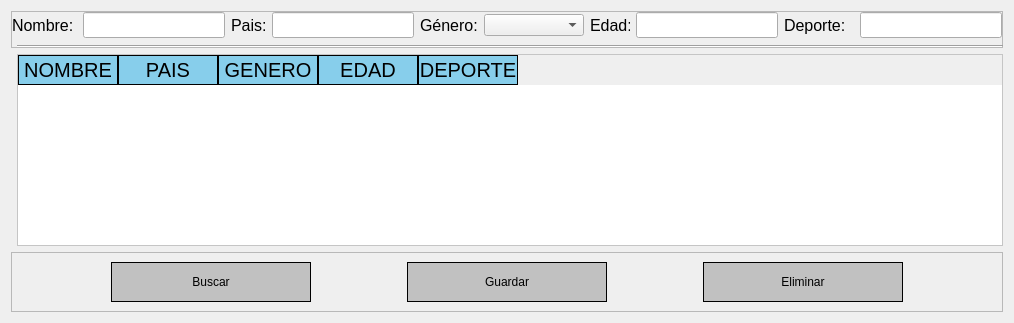
                <widget class="QWidget" name="admin_stacketWidget_page_participante">
                 <layout class="QGridLayout" name="gridLayout_12">
                  <item row="0" column="0" rowspan="2" colspan="2">
                   <widget class="QFrame" name="frame_9">
                    <property name="frameShape">
                     <enum>QFrame::StyledPanel</enum>
                    </property>
                    <property name="frameShadow">
                     <enum>QFrame::Raised</enum>
                    </property>
                    <layout class="QHBoxLayout" name="horizontalLayout_8">
                     <property name="leftMargin">
                      <number>0</number>
                     </property>
                     <property name="topMargin">
                      <number>0</number>
                     </property>
                     <property name="rightMargin">
                      <number>0</number>
                     </property>
                     <property name="bottomMargin">
                      <number>9</number>
                     </property>
                     <item>
                      <widget class="QLabel" name="admin_stacketWidget_label_pageParticipante_nombre">
                       <property name="minimumSize">
                        <size>
                         <width>65</width>
                         <height>0</height>
                        </size>
                       </property>
                       <property name="maximumSize">
                        <size>
                         <width>65</width>
                         <height>16777215</height>
                        </size>
                       </property>
                       <property name="font">
                        <font>
                         <pointsize>12</pointsize>
                        </font>
                       </property>
                       <property name="text">
                        <string>Nombre:</string>
                       </property>
                      </widget>
                     </item>
                     <item>
                      <widget class="QLineEdit" name="admin_stacketWidget_pageParticipante_lineEdit_nombre">
                       <property name="minimumSize">
                        <size>
                         <width>80</width>
                         <height>0</height>
                        </size>
                       </property>
                       <property name="styleSheet">
                        <string notr="true">font-size: 11pt;</string>
                       </property>
                       <property name="text">
                        <string/>
                       </property>
                      </widget>
                     </item>
                     <item>
                      <widget class="QLabel" name="admin_stacketWidget_label_pageParticipante_pais">
                       <property name="maximumSize">
                        <size>
                         <width>35</width>
                         <height>16777215</height>
                        </size>
                       </property>
                       <property name="font">
                        <font>
                         <pointsize>12</pointsize>
                        </font>
                       </property>
                       <property name="text">
                        <string>Pais:</string>
                       </property>
                      </widget>
                     </item>
                     <item>
                      <widget class="QLineEdit" name="admin_stacketWidget_pageParticipante_lineEdit_pais">
                       <property name="minimumSize">
                        <size>
                         <width>80</width>
                         <height>0</height>
                        </size>
                       </property>
                       <property name="styleSheet">
                        <string notr="true">font-size: 11pt;</string>
                       </property>
                       <property name="text">
                        <string/>
                       </property>
                      </widget>
                     </item>
                     <item>
                      <widget class="QLabel" name="admin_stacketWidget_label_pageParticipante_genero">
                       <property name="maximumSize">
                        <size>
                         <width>60</width>
                         <height>16777215</height>
                        </size>
                       </property>
                       <property name="font">
                        <font>
                         <pointsize>12</pointsize>
                        </font>
                       </property>
                       <property name="text">
                        <string>Género:</string>
                       </property>
                      </widget>
                     </item>
                     <item>
                      <widget class="QComboBox" name="admin_stackedWidget_combobox_pageParticipante_genero">
                       <property name="minimumSize">
                        <size>
                         <width>100</width>
                         <height>0</height>
                        </size>
                       </property>
                       <property name="editable">
                        <bool>false</bool>
                       </property>
                       <property name="sizeAdjustPolicy">
                        <enum>QComboBox::AdjustToContents</enum>
                       </property>
                      </widget>
                     </item>
                     <item>
                      <widget class="QLabel" name="admin_stacketWidget_label_pageParticipante_edad">
                       <property name="maximumSize">
                        <size>
                         <width>40</width>
                         <height>16777215</height>
                        </size>
                       </property>
                       <property name="font">
                        <font>
                         <pointsize>12</pointsize>
                        </font>
                       </property>
                       <property name="text">
                        <string>Edad:</string>
                       </property>
                      </widget>
                     </item>
                     <item>
                      <widget class="QLineEdit" name="admin_stacketWidget_pageParticipante_lineEdit_edad">
                       <property name="minimumSize">
                        <size>
                         <width>80</width>
                         <height>0</height>
                        </size>
                       </property>
                       <property name="styleSheet">
                        <string notr="true">font-size: 11pt;</string>
                       </property>
                       <property name="text">
                        <string/>
                       </property>
                      </widget>
                     </item>
                     <item>
                      <widget class="QLabel" name="admin_stacketWidget_label_pageParticipante_deporte">
                       <property name="minimumSize">
                        <size>
                         <width>70</width>
                         <height>0</height>
                        </size>
                       </property>
                       <property name="maximumSize">
                        <size>
                         <width>70</width>
                         <height>16777215</height>
                        </size>
                       </property>
                       <property name="font">
                        <font>
                         <pointsize>12</pointsize>
                        </font>
                       </property>
                       <property name="text">
                        <string>Deporte:</string>
                       </property>
                      </widget>
                     </item>
                     <item>
                      <widget class="QLineEdit" name="admin_stacketWidget_pageParticipante_lineEdit_deporte">
                       <property name="minimumSize">
                        <size>
                         <width>80</width>
                         <height>0</height>
                        </size>
                       </property>
                       <property name="styleSheet">
                        <string notr="true">font-size: 11pt;</string>
                       </property>
                       <property name="text">
                        <string/>
                       </property>
                      </widget>
                     </item>
                    </layout>
                   </widget>
                  </item>
                  <item row="1" column="1">
                   <widget class="Line" name="line_9">
                    <property name="orientation">
                     <enum>Qt::Horizontal</enum>
                    </property>
                   </widget>
                  </item>
                  <item row="2" column="1">
                   <widget class="QTableWidget" name="admin_stacketWidget_pageParticipante_table">
                    <property name="styleSheet">
                     <string notr="true">QTableWidget{
background-color: rgb(255, 255, 255);
color: rgb(0,0,0);
gridline-color: rgb(135, 206, 235);
font-size: 16pt;
color: #000000;
}
QHeaderView::section{
background-color: rgb(135, 206, 235);
border: 1px solid rgb(0,0,0);
font-size: 15pt;
}
QTableWidget QTableCornerButton::section{
background-color: rgb(0,0,0);
border: 1px solid rgb(135, 206, 235);
}
QTableWidget::item{
text-align: AlignCenter;
}</string>
                    </property>
                    <column>
                     <property name="text">
                      <string>NOMBRE</string>
                     </property>
                    </column>
                    <column>
                     <property name="text">
                      <string>PAIS</string>
                     </property>
                    </column>
                    <column>
                     <property name="text">
                      <string>GENERO</string>
                     </property>
                    </column>
                    <column>
                     <property name="text">
                      <string>EDAD</string>
                     </property>
                    </column>
                    <column>
                     <property name="text">
                      <string>DEPORTE</string>
                     </property>
                    </column>
                   </widget>
                  </item>
                  <item row="3" column="0" colspan="2">
                   <widget class="QFrame" name="frame_12">
                    <property name="frameShape">
                     <enum>QFrame::StyledPanel</enum>
                    </property>
                    <property name="frameShadow">
                     <enum>QFrame::Raised</enum>
                    </property>
                    <layout class="QHBoxLayout" name="horizontalLayout_9">
                     <item>
                      <spacer name="horizontalSpacer_26">
                       <property name="orientation">
                        <enum>Qt::Horizontal</enum>
                       </property>
                       <property name="sizeHint" stdset="0">
                        <size>
                         <width>6</width>
                         <height>20</height>
                        </size>
                       </property>
                      </spacer>
                     </item>
                     <item>
                      <widget class="QPushButton" name="admin_stacketWidget_pageParticipante_btnBuscar">
                       <property name="minimumSize">
                        <size>
                         <width>200</width>
                         <height>40</height>
                        </size>
                       </property>
                       <property name="styleSheet">
                        <string notr="true">QPushButton{
font: 75 12pt &quot;Arial&quot;;
color: black;
background-color:rgb(193, 193, 193);
border:1px solid black;
}

QPushButton:hover{
background-color:white;
font: 75 12pt &quot;Arial&quot;;
}

</string>
                       </property>
                       <property name="text">
                        <string>Buscar</string>
                       </property>
                      </widget>
                     </item>
                     <item>
                      <spacer name="horizontalSpacer_24">
                       <property name="orientation">
                        <enum>Qt::Horizontal</enum>
                       </property>
                       <property name="sizeHint" stdset="0">
                        <size>
                         <width>40</width>
                         <height>20</height>
                        </size>
                       </property>
                      </spacer>
                     </item>
                     <item>
                      <widget class="QPushButton" name="admin_stacketWidget_pageParticipante_btnGuardar">
                       <property name="minimumSize">
                        <size>
                         <width>200</width>
                         <height>40</height>
                        </size>
                       </property>
                       <property name="styleSheet">
                        <string notr="true">QPushButton{
font: 75 12pt &quot;Arial&quot;;
color: black;
background-color:rgb(193, 193, 193);
border:1px solid black;
}

QPushButton:hover{
background-color:white;
font: 75 12pt &quot;Arial&quot;;
}

</string>
                       </property>
                       <property name="text">
                        <string>Guardar</string>
                       </property>
                      </widget>
                     </item>
                     <item>
                      <spacer name="horizontalSpacer_25">
                       <property name="orientation">
                        <enum>Qt::Horizontal</enum>
                       </property>
                       <property name="sizeHint" stdset="0">
                        <size>
                         <width>40</width>
                         <height>20</height>
                        </size>
                       </property>
                      </spacer>
                     </item>
                     <item>
                      <widget class="QPushButton" name="admin_stacketWidget_pageParticipante_btnEliminar">
                       <property name="minimumSize">
                        <size>
                         <width>200</width>
                         <height>40</height>
                        </size>
                       </property>
                       <property name="styleSheet">
                        <string notr="true">QPushButton{
font: 75 12pt &quot;Arial&quot;;
color: black;
background-color:rgb(193, 193, 193);
border:1px solid black;
}

QPushButton:hover{
background-color:white;
font: 75 12pt &quot;Arial&quot;;
}

</string>
                       </property>
                       <property name="text">
                        <string>Eliminar</string>
                       </property>
                      </widget>
                     </item>
                     <item>
                      <spacer name="horizontalSpacer_27">
                       <property name="orientation">
                        <enum>Qt::Horizontal</enum>
                       </property>
                       <property name="sizeHint" stdset="0">
                        <size>
                         <width>7</width>
                         <height>20</height>
                        </size>
                       </property>
                      </spacer>
                     </item>
                    </layout>
                   </widget>
                  </item>
                 </layout>
                </widget>
